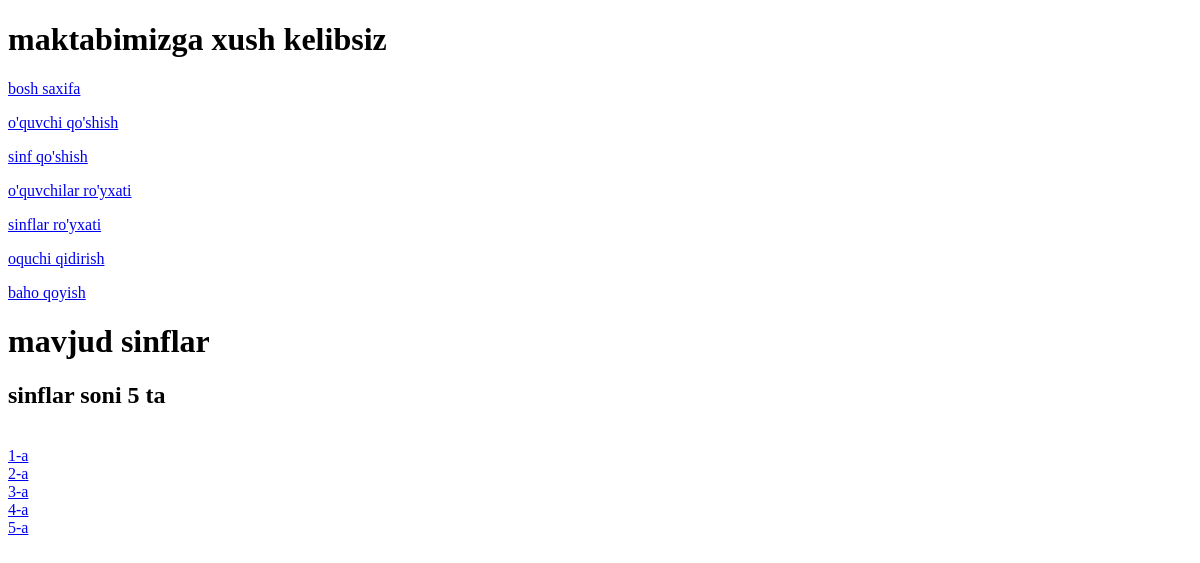
The app's page /sinflar/, older data.
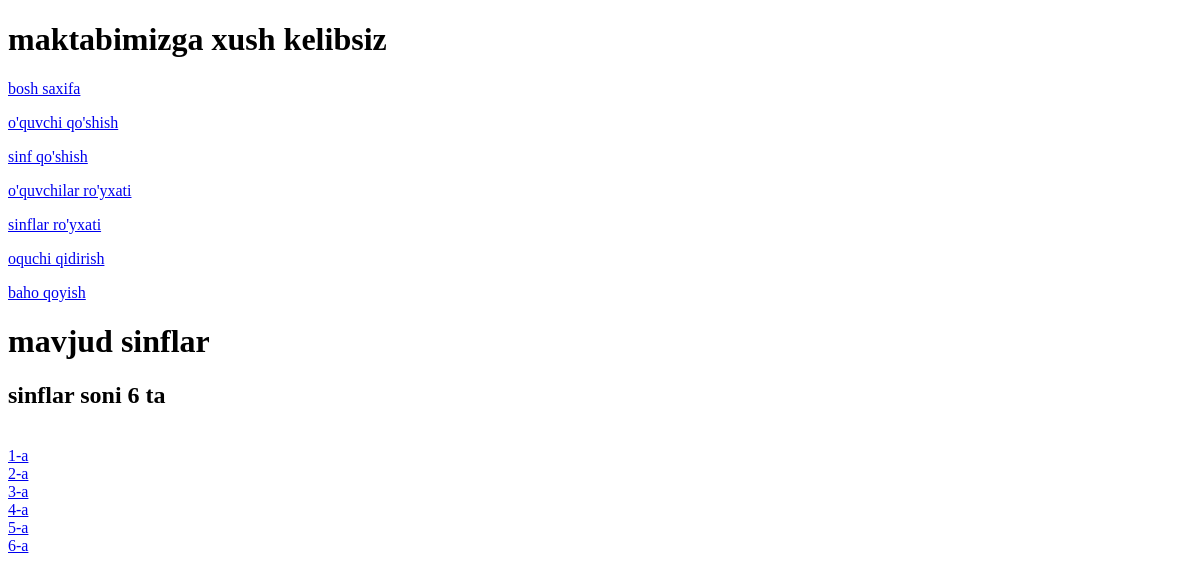
The same page, newer data.
### urok/models.py (models this page shows, shortened)
class Classroom(models.Model):
    room = models.CharField(verbose_name='sinfi', max_length=3)
    fan = models.ManyToManyField('Lesson', verbose_name='fan')
    class Meta:
        verbose_name = 'sinf'

### urok/views.py (the view)
# urls.py: path('sinflar/', views.sinflar, name='sinflar'),
def sinflar(request):
    sinfi = Classroom.objects.all()
    links = Pupil
    return render(request, 'urok/sinflar.html', {'sinfi': sinfi, 'links': links})

### urok/templates/urok/sinflar.html
{% extends 'urok/wrapper.html' %}
{% block content %}
    <h1> mavjud sinflar </h1>
    <h2> sinflar soni {{ sinfi | length }} ta</h2>
<br>
    {% for sinf in sinfi %}
<a href="{% url 'category' sinf.id %}">{{ sinf.room }}</a>
<br>
    {% endfor %}
{% endblock %}

Row changes from the older to the newer data that the page shows:
added Classroom: room "6-a"
Text that changed along with them:
{{ sinfi | length }}: "5" → "6"
